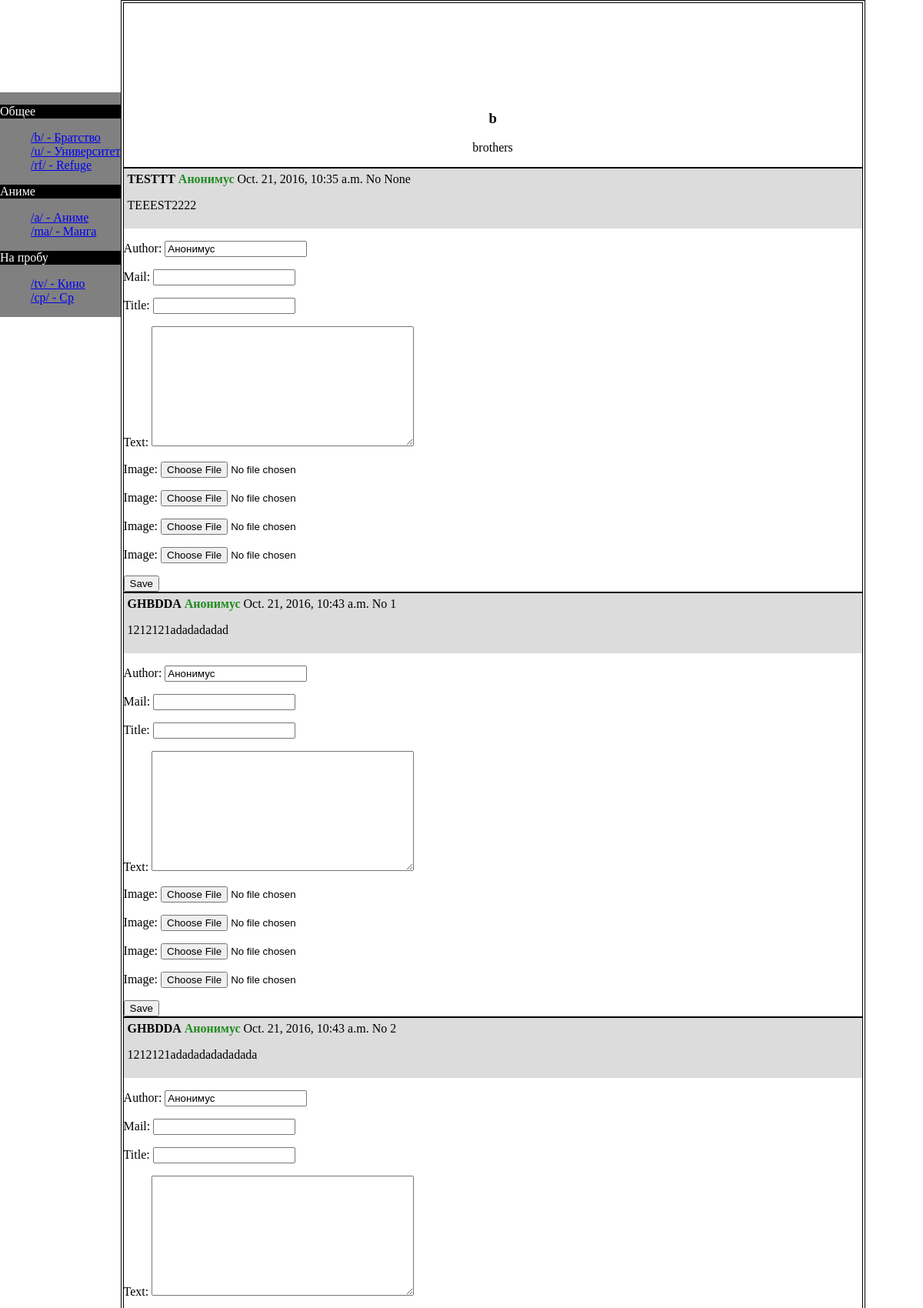
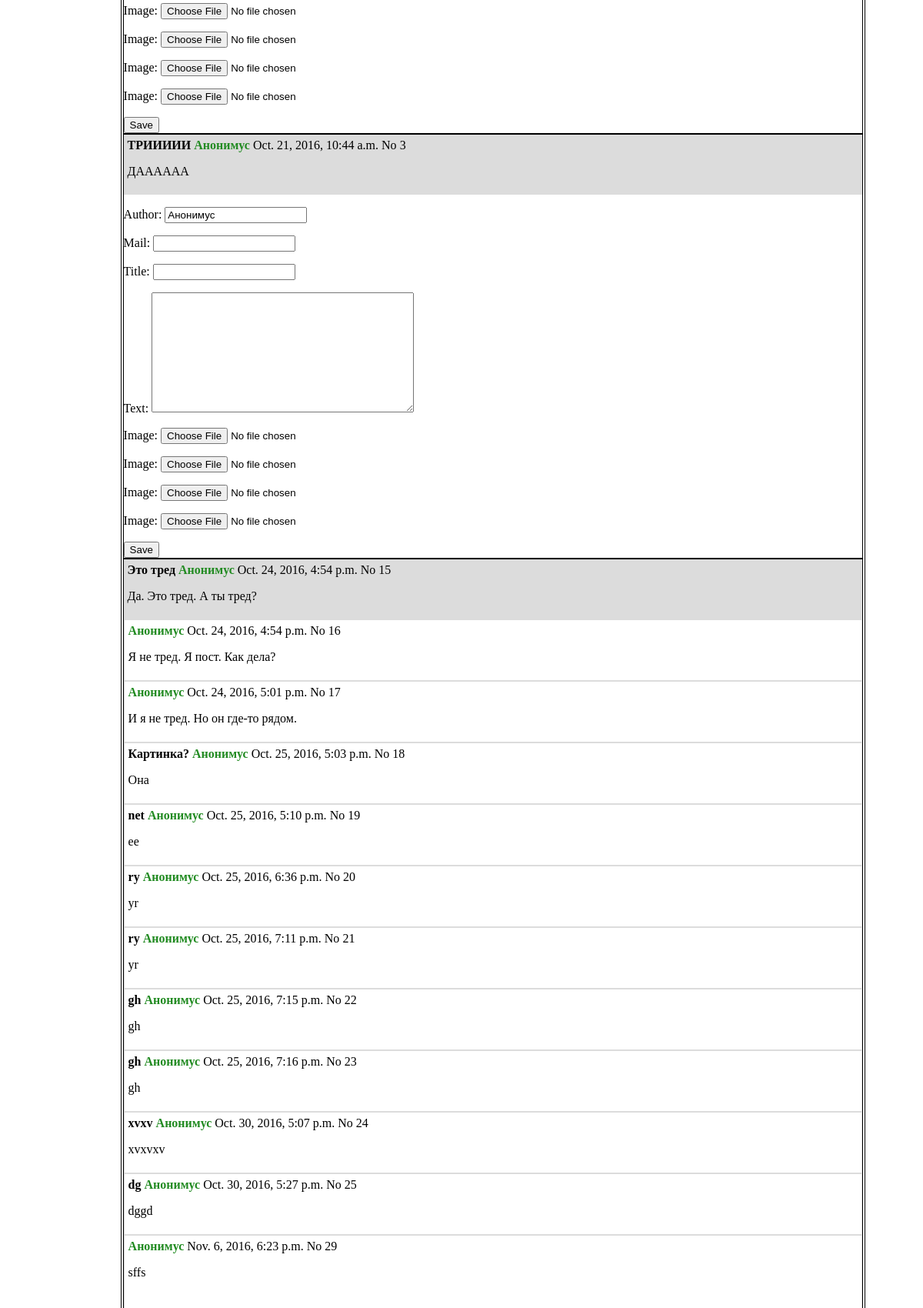
/b/ (upper part), run on the app's committed database (2 pictures, top to bottom).
### BoardApp/models.py (models this page shows, shortened)
class Board(models.Model):
    name = models.CharField(max_length=10)
    title = models.CharField(max_length=200)
    counter = models.PositiveIntegerField(default=0)

class Post(models.Model):
    ordering = ['-time']
    time = models.DateTimeField(default = timezone.now)
    author = models.CharField(max_length=100, blank=True, default='Анонимус')
    mail = models.EmailField(null=True, blank=True)
    title = models.CharField(max_length=200, blank=True)
    text = models.TextField()
    on_board = models.ForeignKey(Board,related_name="posts")
    post_id = models.PositiveIntegerField(null=True, blank=True)
    father_id = models.PositiveIntegerField(null=True, blank=True)

### BoardApp/views.py (the view, shortened to what this page needs)
# urls.py: url(r'^(?P<board_name>[a-z]{1,10})/$',views.show_boards),
def show_boards(request, board_name):
    board = get_object_or_404(Board, name=board_name)
    posts = Post.objects.filter(on_board=board, father_id__isnull=True)
    comments = Post.objects.filter(on_board=board, father_id__isnull=False)
    file_form_list = [ FileForm() for i in range(4)]
    if request.method == "POST" and 'new_thread' in request.POST:
        form = PostingForm(request.POST)
        file_form = FileForm(request.FILES)
        if form.is_valid():
            tread = form.save(commit=False)
            tread.published_date = timezone.now()
            tread.on_board = board
            board.counter += 1
            board.save()
            tread.post_id = board.counter
            tread.save()
            if file_form.is_valid() and request.FILES:
                for img in request.FILES.getlist('image'):
                    AttachFile.objects.create(post=tread, image=img)
    else:
        form = PostingForm()
        file_form = FileForm()
    context = {
        'board': board,
        'posts': posts,
        'comments': comments,
        'form':  PostingForm(),
        'file_form_list': file_form_list
    }
    return render(request, 'BoardApp/content.html', context)

### BoardApp/forms.py
class PostingForm(ModelForm):
    class Meta:
        model = Post
        fields = ('author', 'mail', 'title', 'text', 'father_id')
        widgets = {
            'father_id': HiddenInput(),
        }

### BoardApp/templates/BoardApp/content.html (shortened to what this page needs)
{% extends 'BoardApp/index.html' %}
{% block content %}
    <h3 style="text-align:center;">{{ board.name }}</h3>
    <p style="text-align:center;">{{ board.title }}</p>
    {% for post in posts %}
        <article class='posts'>
				    <span>
                        <strong>{{ post.title }}</strong>
                        <strong style="color: forestgreen">{{ post.author }}</strong>
                        {{ post.time }}
                        No
                        {{ post.post_id }}
                    </span>
            <p>{{ post.text }}</p>
        </article>
        {% for comment in comments %}
            {% if comment.father_id == post.post_id %}
                <article class='comment'>
				    <span>
                        <strong>{{ comment.title }}</strong>
                        <strong style="color: forestgreen">{{ comment.author }}</strong>
                        {{ comment.time }}
                        No
                        {{ comment.post_id }}
                    </span>
                    <p>{{ comment.text }}</p>
                    {% for img in comment.image.all %}
                        <p><img src="{{ img.image_thumbnail.url }}" alt=""></p>
                    {% endfor %}
                </article>
            {% endif %}
        {% endfor %}
        <form method="POST" class="post-form" enctype="multipart/form-data">{% csrf_token %}
            {{ form.as_p }}
            {% for ff in file_form_list %}
                {{ ff.as_p }}
            {% endfor %}
            <button type="submit" class="save btn btn-default" name="new_post">Save</button>
        </form>
    {% endfor %}
{% endblock %}

### BoardApp/static/BoardApp/style.css (style rules this page uses)
body { margin: auto; }
.posts { padding: 5px; border-top: double 2px; background-color: gainsboro; }
.comment { border: solid gainsboro 1px; padding: 5px; }

### data on the page
Board: name "b", title "brothers"
Post: title "TESTTT", author "Анонимус", time "Oct. 21, 2016, 10:35 a.m.", post_id "None", text "TEEEST2222"
Post: title "GHBDDA", author "Анонимус", time "Oct. 21, 2016, 10:43 a.m.", post_id "1", text "1212121adadadadad"
Post: title "GHBDDA", author "Анонимус", time "Oct. 21, 2016, 10:43 a.m.", post_id "2", text "1212121adadadadadadada"
Post: title "ТРИИИИИ", author "Анонимус", time "Oct. 21, 2016, 10:44 a.m.", post_id "3", text "ДАААААА"
Post: title "Это тред", author "Анонимус", time "Oct. 24, 2016, 4:54 p.m.", post_id "15", text "Да. Это тред. А ты тред?"
Post: author "Анонимус", time "Oct. 24, 2016, 4:54 p.m.", post_id "16", text "Я не тред. Я пост. Как дела?"
Post: author "Анонимус", time "Oct. 24, 2016, 5:01 p.m.", post_id "17", text "И я не тред. Но он где-то рядом."
Post: title "Картинка?", author "Анонимус", time "Oct. 25, 2016, 5:03 p.m.", post_id "18", text "Она"
Post: title "net", author "Анонимус", time "Oct. 25, 2016, 5:10 p.m.", post_id "19", text "ee"
Post: title "ry", author "Анонимус", time "Oct. 25, 2016, 6:36 p.m.", post_id "20", text "yr"
Post: title "ry", author "Анонимус", time "Oct. 25, 2016, 7:11 p.m.", post_id "21", text "yr"
Post: title "gh", author "Анонимус", time "Oct. 25, 2016, 7:15 p.m.", post_id "22", text "gh"
Post: title "gh", author "Анонимус", time "Oct. 25, 2016, 7:16 p.m.", post_id "23", text "gh"
Post: title "xvxv", author "Анонимус", time "Oct. 30, 2016, 5:07 p.m.", post_id "24", text "xvxvxv"
Post: title "dg", author "Анонимус", time "Oct. 30, 2016, 5:27 p.m.", post_id "25", text "dggd"
Post: author "Анонимус", time "Nov. 6, 2016, 6:23 p.m.", post_id "29", text "sffs"
